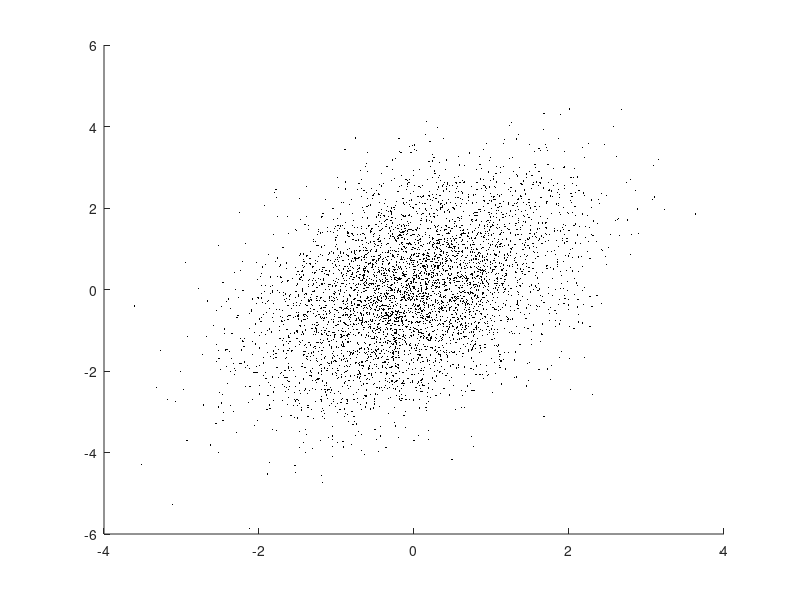

The MATLAB script that drew this image:
X = -5:0.1:5;
Y = -5:0.1:5;

%2-d Mean and covariance matrix
MeanVec = [0 0];
CovMatrix = [1 0.6; 0.6 2];

%Get the 1-d PDFs for the "walls"
Z_x = normpdf(X,MeanVec(1), sqrt(CovMatrix(1,1)));
Z_y = normpdf(Y,MeanVec(2), sqrt(CovMatrix(2,2)));

%Get the 2-d samples for the "floor"
Samples = mvnrnd(MeanVec, CovMatrix, 5000);

%Get the sigma ellipses by transform a circle by the cholesky decomp
L = chol(CovMatrix,'lower');
t = linspace(0,2*pi,100); %Our ellipse will have 100 points on it
C = [cos(t) ; sin(t)]; %A unit circle
E1 = 1*L*C; E2 = 2*L*C; E3 = 3*L*C; %Get the 1,2, and 3-sigma ellipses

figure; hold on; 
%Plot the samples on the "floor"
plot3(Samples(:,1),Samples(:,2),zeros(size(Samples,1),1),'k.','MarkerSize',3)